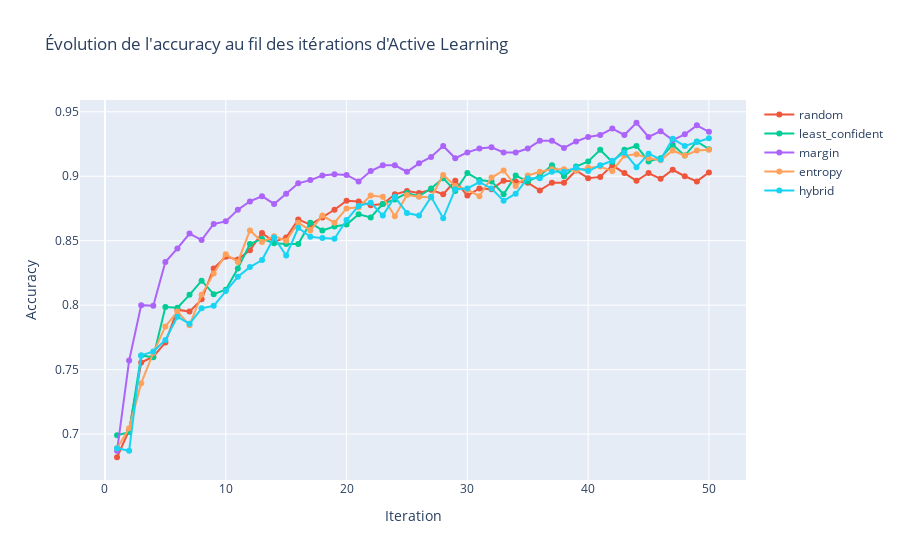
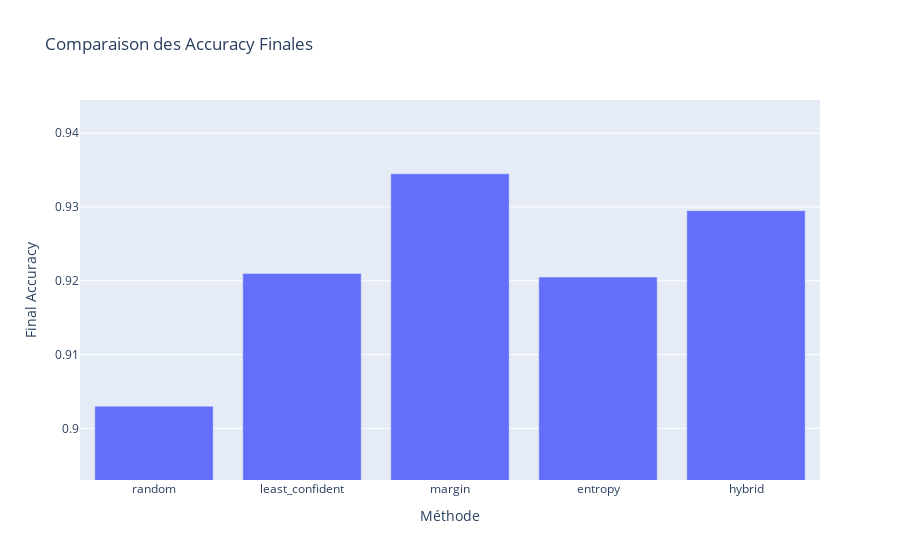

Notebook cell for these charts, in order:
### Code cell
n_labeled = 100  # Nombre d'échantillons labellisés initialement
test_ratio = 0.2  # Proportion du dataset réservée au test
n_iterations = 50  # Nombre d'itérations d'Active Learning
batch_size = 18  # Taille du batch d'échantillons ajoutés à chaque itération
methods = ["random", "least_confident", "margin", "entropy","hybrid"] 
model_class=lambda : RandomForestClassifier()


# Exécution de l'expérience
run_active_learning_experiment(X, y, n_labeled, test_ratio, n_iterations, batch_size, methods, model_class,models)

### Figure 1 — Plotly figure (JSON) as saved in the notebook; plotly's stock layout.template omitted (floating-point values rounded to 4 significant figures)
{"data": [{"hovertemplate": "<extra></extra>", "legendgroup": "", "line": {"color": "#636efa", "dash": "solid"}, "marker": {"symbol": "circle"}, "mode": "lines", "name": "", "orientation": "v", "showlegend": false, "type": "scatter", "xaxis": "x", "yaxis": "y"}, {"mode": "lines+markers", "name": "random", "type": "scatter", "x": [1, 2, 3, 4, 5, 6, 7, 8, 9, 10, 11, 12, 13, 14, 15, 16, 17, 18, 19, 20, 21, 22, 23, 24, 25, 26, 27, 28, 29, 30, 31, 32, 33, 34, 35, 36, 37, 38, 39, 40, 41, 42, 43, 44, 45, 46, 47, 48, 49, 50], "y": [0.682, 0.703, 0.7555, 0.76, 0.771, 0.7965, 0.795, 0.8045, 0.8285, 0.8375, 0.8355, 0.8425, 0.856, 0.849, 0.8525, 0.8665, 0.8625, 0.868, 0.874, 0.881, 0.8805, 0.8775, 0.8785, 0.886, 0.8885, 0.887, 0.8895, 0.886, 0.8965, 0.885, 0.8905, 0.89, 0.8965, 0.896, 0.895, 0.889, 0.895, 0.895, 0.9045, 0.8985, 0.8995, 0.9085, 0.9025, 0.8965, 0.9025, 0.898, 0.905, 0.9, 0.896, 0.903]}, {"mode": "lines+markers", "name": "least_confident", "type": "scatter", "x": [1, 2, 3, 4, 5, 6, 7, 8, 9, 10, 11, 12, 13, 14, 15, 16, 17, 18, 19, 20, 21, 22, 23, 24, 25, 26, 27, 28, 29, 30, 31, 32, 33, 34, 35, 36, 37, 38, 39, 40, 41, 42, 43, 44, 45, 46, 47, 48, 49, 50], "y": [0.699, 0.7015, 0.761, 0.7595, 0.7985, 0.798, 0.808, 0.819, 0.8085, 0.812, 0.8285, 0.8475, 0.8515, 0.848, 0.8475, 0.8475, 0.864, 0.858, 0.861, 0.8625, 0.8705, 0.868, 0.8785, 0.882, 0.887, 0.8845, 0.8905, 0.8985, 0.8885, 0.9025, 0.897, 0.896, 0.886, 0.9005, 0.896, 0.9005, 0.9085, 0.9, 0.9075, 0.9115, 0.9205, 0.911, 0.9205, 0.9235, 0.9115, 0.914, 0.9245, 0.916, 0.927, 0.921]}, {"mode": "lines+markers", "name": "margin", "type": "scatter", "x": [1, 2, 3, 4, 5, 6, 7, 8, 9, 10, 11, 12, 13, 14, 15, 16, 17, 18, 19, 20, 21, 22, 23, 24, 25, 26, 27, 28, 29, 30, 31, 32, 33, 34, 35, 36, 37, 38, 39, 40, 41, 42, 43, 44, 45, 46, 47, 48, 49, 50], "y": [0.687, 0.757, 0.8, 0.7995, 0.8335, 0.844, 0.8555, 0.8505, 0.863, 0.865, 0.874, 0.8805, 0.8845, 0.8785, 0.8865, 0.8945, 0.897, 0.9005, 0.9015, 0.901, 0.896, 0.904, 0.9085, 0.9085, 0.9035, 0.91, 0.915, 0.9235, 0.914, 0.9185, 0.9215, 0.9225, 0.9185, 0.9185, 0.9215, 0.9275, 0.9275, 0.922, 0.927, 0.9305, 0.932, 0.937, 0.932, 0.9415, 0.9305, 0.935, 0.928, 0.9325, 0.9395, 0.9345]}, {"mode": "lines+markers", "name": "entropy", "type": "scatter", "x": [1, 2, 3, 4, 5, 6, 7, 8, 9, 10, 11, 12, 13, 14, 15, 16, 17, 18, 19, 20, 21, 22, 23, 24, 25, 26, 27, 28, 29, 30, 31, 32, 33, 34, 35, 36, 37, 38, 39, 40, 41, 42, 43, 44, 45, 46, 47, 48, 49, 50], "y": [0.689, 0.7045, 0.7395, 0.763, 0.7835, 0.795, 0.7845, 0.808, 0.8245, 0.8395, 0.8335, 0.858, 0.849, 0.8535, 0.85, 0.864, 0.858, 0.8695, 0.864, 0.875, 0.876, 0.885, 0.884, 0.869, 0.8855, 0.884, 0.8835, 0.901, 0.8925, 0.8895, 0.8845, 0.899, 0.9045, 0.8925, 0.9005, 0.9035, 0.9055, 0.9055, 0.9045, 0.9065, 0.9075, 0.904, 0.916, 0.917, 0.914, 0.9125, 0.92, 0.916, 0.92, 0.9205]}, {"mode": "lines+markers", "name": "hybrid", "type": "scatter", "x": [1, 2, 3, 4, 5, 6, 7, 8, 9, 10, 11, 12, 13, 14, 15, 16, 17, 18, 19, 20, 21, 22, 23, 24, 25, 26, 27, 28, 29, 30, 31, 32, 33, 34, 35, 36, 37, 38, 39, 40, 41, 42, 43, 44, 45, 46, 47, 48, 49, 50], "y": [0.689, 0.687, 0.761, 0.764, 0.773, 0.791, 0.7855, 0.7975, 0.7995, 0.811, 0.822, 0.8295, 0.835, 0.8525, 0.8385, 0.86, 0.853, 0.852, 0.8515, 0.866, 0.877, 0.8795, 0.8695, 0.884, 0.8715, 0.8695, 0.884, 0.8675, 0.89, 0.8905, 0.8955, 0.8905, 0.881, 0.8865, 0.8985, 0.8985, 0.9035, 0.9035, 0.9065, 0.904, 0.9085, 0.912, 0.9185, 0.907, 0.9175, 0.913, 0.929, 0.9235, 0.9265, 0.9295]}], "layout": {"legend": {"tracegroupgap": 0}, "title": {"text": "Évolution de l'accuracy au fil des itérations d'Active Learning"}, "xaxis": {"anchor": "y", "domain": [0, 1], "title": {"text": "Iteration"}}, "yaxis": {"anchor": "x", "domain": [0, 1], "title": {"text": "Accuracy"}}}}

### Figure 2 — Plotly figure (JSON) as saved in the notebook; plotly's stock layout.template omitted (floating-point values rounded to 4 significant figures)
{"data": [{"hovertemplate": "Méthode=%{x}<br>Final Accuracy=%{y}<extra></extra>", "legendgroup": "", "marker": {"color": "#636efa", "pattern": {"shape": ""}}, "name": "", "orientation": "v", "showlegend": false, "textposition": "auto", "type": "bar", "x": ["random", "least_confident", "margin", "entropy", "hybrid"], "xaxis": "x", "y": [0.903, 0.921, 0.9345, 0.9205, 0.9295], "yaxis": "y"}], "layout": {"barmode": "relative", "legend": {"tracegroupgap": 0}, "title": {"text": "Comparaison des Accuracy Finales"}, "xaxis": {"anchor": "y", "domain": [0, 1], "title": {"text": "Méthode"}}, "yaxis": {"anchor": "x", "domain": [0, 1], "range": [0.893, 0.9445], "title": {"text": "Final Accuracy"}}}}
